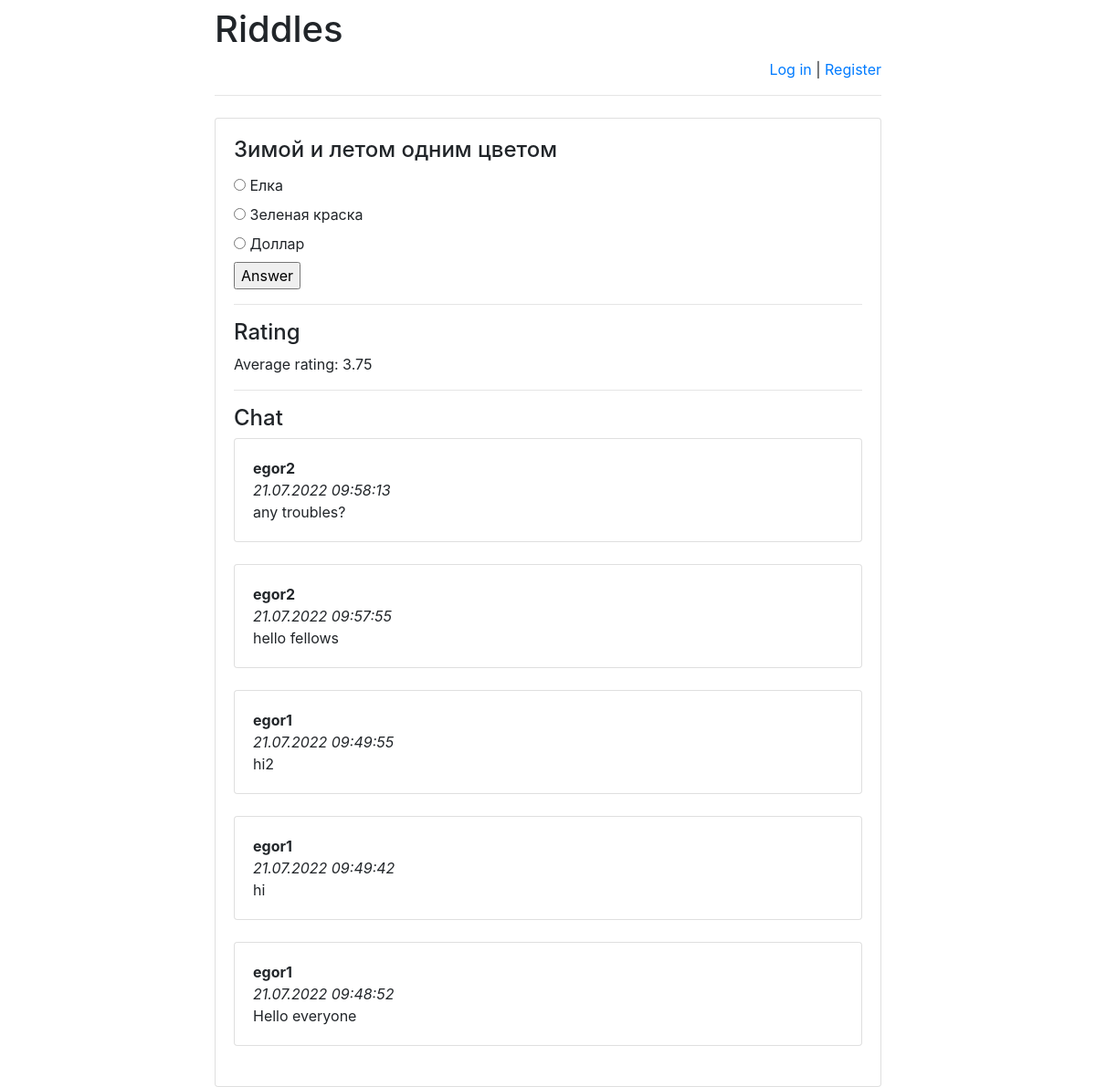
The page /riddles/3/ on the database its author committed.
### riddles/models.py (models this page shows)
class Riddle(models.Model):
    riddle_text = models.CharField(max_length=255)
    pub_date = models.DateTimeField('date published')

class Option(models.Model):
    riddle = models.ForeignKey(Riddle, on_delete=models.CASCADE)
    text = models.CharField(max_length=255)
    correct = models.BooleanField(default=False)

class Message(models.Model):
    chat = models.ForeignKey(Riddle, verbose_name='Чат под загадкой', on_delete=models.CASCADE)
    author = models.ForeignKey(User, verbose_name='Пользователь', on_delete=models.CASCADE)
    message = models.TextField('Сообщение')
    pub_date = models.DateTimeField('Дата сообщения', default=timezone.now)

### riddles/views.py (the view)
# urls.py: re_path(r'^([0-9]+)/$', views.detail, name='detail'),
def detail(request, riddle_id):
    error_message = None
    if "error_message" in request.GET:
        error_message = request.GET["error_message"]
    ordered_option_set = \
        list(Option.objects.filter(riddle_id=riddle_id))
    option_iter = \
        numpy.random.permutation(len(ordered_option_set))
    option_set = []
    for num in option_iter:
        option_set.append(ordered_option_set[num])
    return render(
        request,
        "answer.html",
        {
            "option_set": option_set,
            "riddle": get_object_or_404(
                Riddle, pk=riddle_id),
            "error_message": error_message,
            "latest_messages":
                Message.objects
                    .filter(chat_id=riddle_id)
                    .order_by('-pub_date')[:5],
            "already_rated_by_user":
                Mark.objects
                    .filter(author_id=request.user.id)
                    .filter(riddle_id=riddle_id)
                    .count(),
            "user_rating":
                Mark.objects
                    .filter(author_id=request.user.id)
                    .filter(riddle_id=riddle_id)
                    .aggregate(Avg('mark'))
                ["mark__avg"],
            "avg_mark":
                Mark.objects
                    .filter(riddle_id=riddle_id)
                    .aggregate(Avg('mark'))
                ["mark__avg"]
        }
    )

### templates/answer.html (shortened to what this page needs)
{% extends 'base.html' %}
{% block main %}
<h4 class="card-title">{{ riddle.riddle_text }}</h4>
<form action="answer/" method="post">
    {% for option in option_set %}
        <input type="radio"
               name="option"
               id="option{{ forloop.counter }}"
               value="{{ option.id }}"/>
        <label for="option{{ forloop.counter }}">
            {{ option.text }}
        </label><br>
    {% endfor %}
    <input type="submit" value="Answer"/>
</form>
    <hr>
<h4>Rating</h4>
    <p>Average rating:
        <span id="avg_mark_span">
            {{ avg_mark }}
        </span>
    </p>
    <hr>
<h4>Chat</h4>
    <div id="history">
    {% for message in latest_messages %}
        <div class="card">
        <div class="card-body">
            <strong>
                {{ message.author.username }}
            </strong>
            <br/>
            <em>
                {{ message.pub_date|date:'d.m.Y H:i:s' }}
            </em>
            <br/>
            {{ message.message }}
        </div>
        </div>
        <br/>
    {% endfor %}
</div>
{% endblock %}

### rows shown on the page
Riddle: riddle_text "Зимой и летом одним цветом"
Option: text "Елка"
Option: text "Зеленая краска"
Option: text "Доллар"
Message: author.username "egor2", pub_date "21.07.2022 09:58:13", message "any troubles?"
Message: author.username "egor2", pub_date "21.07.2022 09:57:55", message "hello fellows"
Message: author.username "egor1", pub_date "21.07.2022 09:49:55", message "hi2"
Message: author.username "egor1", pub_date "21.07.2022 09:49:42", message "hi"
Message: author.username "egor1", pub_date "21.07.2022 09:48:52", message "Hello everyone"

### other values the page prints
{{ avg_mark }} "3.75"
